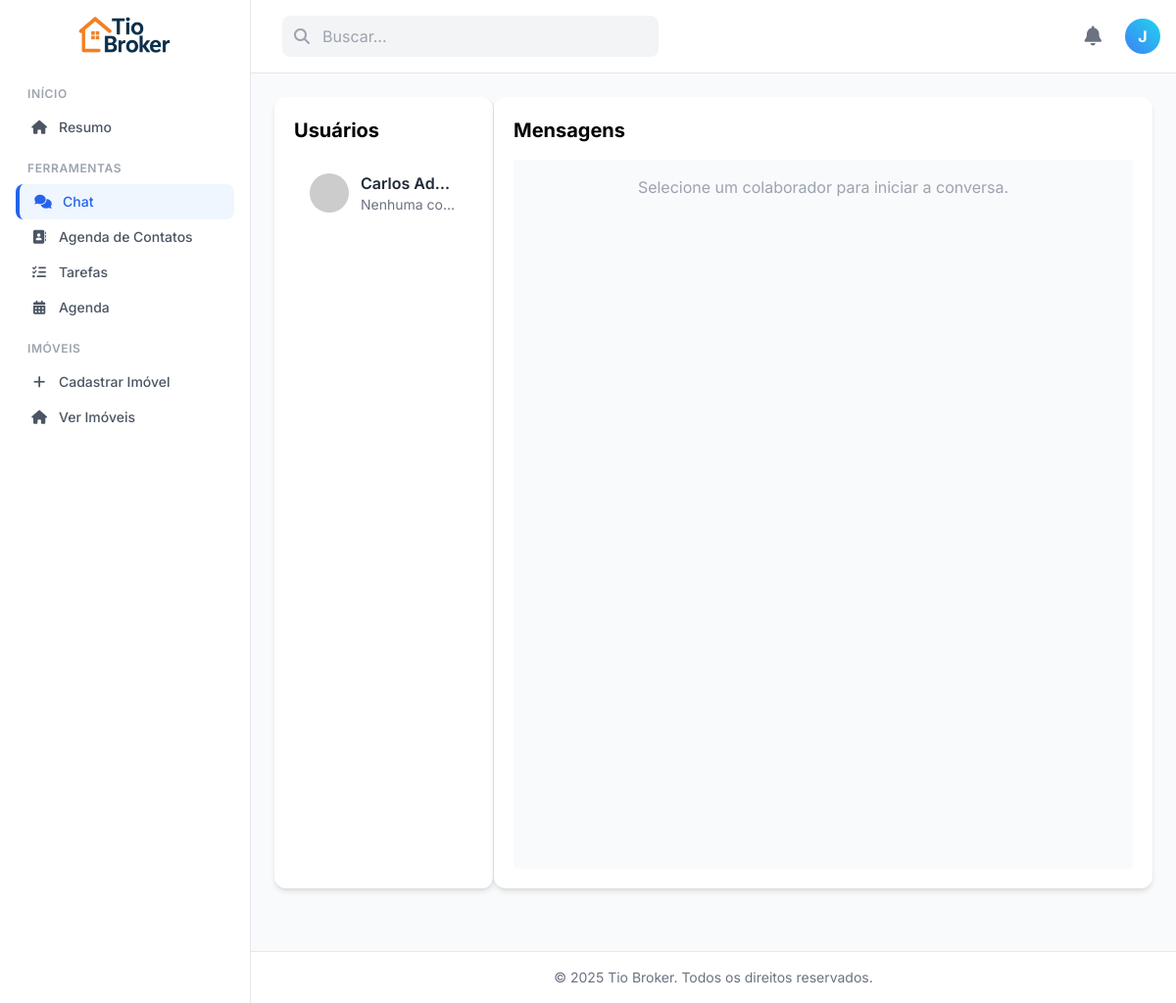
Page /views/chat/chat.php (signed in) on the committed database.
### tables this page shows
CREATE TABLE usuario (
    id_usuario INT AUTO_INCREMENT PRIMARY KEY,
    nome VARCHAR(100) NOT NULL,
    email VARCHAR(100) UNIQUE NOT NULL,
    cpf VARCHAR(14) UNIQUE NOT NULL,
    senha VARCHAR(255) NOT NULL,
    creci VARCHAR(20) NULL,
    telefone VARCHAR(20) NOT NULL,
    permissao ENUM(
        'SuperAdmin',
        'Admin',
        'Coordenador',
        'Corretor'
    ) NOT NULL,
    foto TEXT NULL,
    id_imobiliaria INT,
    idioma VARCHAR(10) DEFAULT 'pt-br',
    tema ENUM('light', 'dark') DEFAULT 'light',
    tamanho_fonte VARCHAR(10) DEFAULT 'text-base',
    notificacao_sonora BOOLEAN DEFAULT TRUE,
    notificacao_visual BOOLEAN DEFAULT TRUE,
    narrador BOOLEAN DEFAULT FALSE,
    is_deleted TINYINT(1) NOT NULL DEFAULT 0,
    FOREIGN KEY (id_imobiliaria) REFERENCES imobiliaria (id_imobiliaria) ON DELETE SET NULL
);

### views/chat/chat.php (called while the page is built, shortened)
<?php
require_once '../../config/config.php';
require_once '../../models/Usuario.php';
$usuarioModel = new Usuario($connection);
$id_usuario_logado = $_SESSION['usuario']['id_usuario'];
$permissao = $_SESSION['usuario']['permissao'];
$id_imobiliaria_usuario = $_SESSION['usuario']['id_imobiliaria'] ?? null;
$id_imobiliaria_filtro = $_GET['id_imobiliaria'] ?? null;
if ($permissao === 'SuperAdmin') {
    $listaImobiliarias = $usuarioModel->listarImobiliariasComUsuarios();
    if ($id_imobiliaria_filtro) {
        $usuariosDisponiveis = $usuarioModel->listarPorImobiliaria($id_imobiliaria_filtro, $id_usuario_logado);
    }
} else {
    if ($id_imobiliaria_usuario) {
        $usuariosDisponiveis = $usuarioModel->listarPorImobiliaria($id_imobiliaria_usuario, $id_usuario_logado);
    }
}
$id_conversa_ativa = null;
$templatePath = '../layout/template_base.php';
include $templatePath;

### models/Usuario.php (called while the page is built, shortened)
<?php
class Usuario
{
    private $conn;
    public function __construct($conn)
    {
        $this->conn = $conn;
    }
    public function listarPorImobiliaria($id_imobiliaria)
    {
        $stmt = $this->conn->prepare("SELECT * FROM usuario WHERE id_imobiliaria = ? AND is_deleted = 0 ORDER BY nome ASC");
        $stmt->bind_param("i", $id_imobiliaria);
        $stmt->execute();
        $resultado = $stmt->get_result();
        return $resultado ? $resultado->fetch_all(MYSQLI_ASSOC) : [];
    }
}

### views/chat/chat_content.php (the view, shortened to what this page needs)
<div class="grid grid-cols-1 lg:grid-cols-4 gap-0">
    <div class="lg:col-span-1 bg-white rounded-xl shadow-md p-5 border-r border-gray-200">
        <h2 class="text-xl font-bold mb-4 translating" data-i18n="users.title">Usuários</h2>
        <ul id="lista-usuarios" class="divide-y divide-gray-200">
            <?php foreach ($usuariosDisponiveis as $u): ?>
                <?php if ($u['id_usuario'] == $id_usuario_logado) continue; ?>
                <li data-user-id="<?= $u['id_usuario'] ?>">
                    <a href="chat.php?id_destino=<?= $u['id_usuario'] ?>&id_imobiliaria=<?= $id_imobiliaria_filtro ?>" class="flex items-center gap-3 px-4 py-3 hover:bg-gray-100 rounded-lg">
                        <div class="w-10 h-10 flex-shrink-0">
                            <?php
                            $avatar_url = '';
                            if (!empty($u['foto'])) {
                                $avatar_url = '../../uploads/' . htmlspecialchars($u['foto']);
                            } else {
                                $inicial = mb_strtoupper(mb_substr($u['nome'], 0, 1));
                                $avatar_url = "https://placehold.co/100x100/7c3aed/ffffff?text={$inicial}";
                            }
                            ?>
                            <img src="<?= $avatar_url ?>" class="w-full h-full rounded-full object-cover" alt="Avatar de <?= htmlspecialchars($u['nome']) ?>">
                        </div>
                        <div class="flex-1 min-w-0">
                            <div class="flex justify-between items-center">
                                <div class="font-semibold text-gray-800 truncate"><?= htmlspecialchars($u['nome']) ?></div>
                            </div>
                            <div class="text-sm text-gray-500 truncate" data-last-message-for="<?= $u['id_usuario'] ?>">
                                <?= isset($ultimasMensagens[$u['id_usuario']]) ? htmlspecialchars($ultimasMensagens[$u['id_usuario']]['mensagem']) : '<span class="translating" data-i18n="users.noConversation">Nenhuma conversa iniciada</span>' ?>
                            </div>
                        </div>
                    </a>
                </li>
            <?php endforeach; ?>
        </ul>
    </div>
    <div class="lg:col-span-3 bg-white rounded-xl shadow-md p-5">
        <h2 class="text-xl font-bold mb-4">
            <?php
            if (isset($nome_destino) && $id_conversa_ativa) {
                echo htmlspecialchars($nome_destino);
            } else {
                echo '<span class="translating" data-i18n="messages.title">Mensagens</span>';
            }
            ?>
        </h2>
        <div id="mensagens" class="h-[calc(100vh-300px)] overflow-y-auto bg-gray-50 rounded p-4 space-y-2 relative overflow-visible">
            <?php if (!$id_conversa_ativa): ?>
                <p class="text-center text-gray-400 translating" data-i18n="messages.startConversation">Selecione um colaborador para iniciar a conversa.</p>
            <?php endif; ?>
        </div>
    </div>
</div>

### views/layout/header.php (shortened to what this page needs)
<?php
$usuarioLogado = $_SESSION['usuario'] ?? ['nome' => 'Usuário', 'email' => 'exemplo@email.com'];
$primeiroNome = explode(' ', trim($usuarioLogado['nome']))[0] ?? 'Usuário';
$primeiraLetra = strtoupper(substr($primeiroNome, 0, 1));
$fotoPerfil = $usuarioLogado['foto'] ?? null;
$temFoto = !empty($fotoPerfil);
$caminhoFoto = $temFoto ? BASE_URL . ltrim(str_replace('../', '', $fotoPerfil), '/') : '';
?>
<header class="flex items-center justify-between p-4 bg-white border-b border-gray-200">
    <div class="flex items-center space-x-4">
        <div class="relative hidden md:block">
            <i class="fas fa-search absolute left-3 top-1/2 -translate-y-1/2 text-gray-400"></i>
            <input type="text" data-i18n="header.search" placeholder="Buscar..." class="w-64 lg:w-96 pl-10 pr-4 py-2 bg-gray-100 border border-transparent rounded-lg focus:outline-none focus:ring-2 focus:ring-blue-500 focus:bg-white transition">
        </div>
    </div>
    <div class="flex items-center space-x-6">
        <button class="text-gray-500 hover:text-blue-500">
            <i class="fas fa-bell text-xl"></i>
        </button>
        <div class="relative">
            <button id="profile-btn" class="flex items-center space-x-2 cursor-pointer">
                <?php if ($temFoto): ?>
                    <img src="<?= htmlspecialchars($caminhoFoto) ?>" alt="Avatar" class="w-9 h-9 rounded-full object-cover bg-gray-200" onerror="this.style.display='none'; this.nextElementSibling.classList.remove('hidden');">
                    <div class="hidden w-9 h-9 rounded-full bg-gradient-to-tr from-blue-500 to-cyan-400 text-white flex items-center justify-center font-bold"><?= $primeiraLetra ?></div>
                <?php else: ?>
                    <div class="w-9 h-9 rounded-full bg-gradient-to-tr from-blue-500 to-cyan-400 text-white flex items-center justify-center font-bold"><?= $primeiraLetra ?></div>
                <?php endif; ?>
            </button>
        </div>
    </div>
</header>

### views/layout/template_base.php (style rules this page uses)
body { font-family: 'Inter', sans-serif; background-color: #f8fafc; }

### rows in the picture
usuario: nome "J"
usuario: nome "Carlos Ad…", shows "Nenhuma co…"
